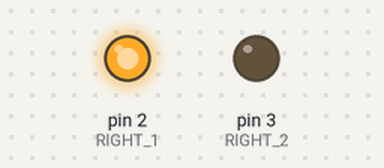
Recording of a sketch running on a simulated Arduino Uno, built with avr-gcc and run on an emulated ATmega328P. On the bench: output pins drawn as LEDs (lit = HIGH). Pins used as bus, display or sensor lines are not drawn.

Above: at 0.1 s.
Timing chart, 0 to 1.6 s (numbered marks = the images above):
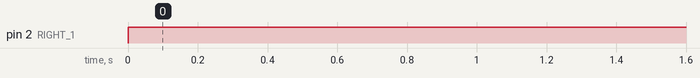

Measured:
- by itself, pin 2 (RIGHT_1): LOW → HIGH at 0.00 s

The sketch:

DumbSystem.ino
```cpp
#define MIC_IN 15
#define LEFT_1 0
#define LEFT_2 1
#define RIGHT_1 2
#define RIGHT_2 3

void setup() {
  // put your setup code here, to run once:
  Serial.begin(9600);
  pinMode(LEFT_1, OUTPUT);
  pinMode(LEFT_2, OUTPUT);
  pinMode(RIGHT_1, OUTPUT);
  pinMode(RIGHT_2, OUTPUT);

}

void loop() {
//Serial.println("Opening");
//    digitalWrite(LEFT_1,HIGH);
//    digitalWrite(LEFT_2, LOW);
//    digitalWrite(LEFT_1,LOW);
//    digitalWrite(LEFT_2, HIGH);
//    digitalWrite(RIGHT_1,LOW);
//    digitalWrite(RIGHT_2, HIGH);
//  delay(5000);
    digitalWrite(LEFT_1,HIGH);
    digitalWrite(LEFT_2, LOW);
    digitalWrite(RIGHT_1,HIGH);
    digitalWrite(RIGHT_2, LOW);
  delay(5000);
}
```
